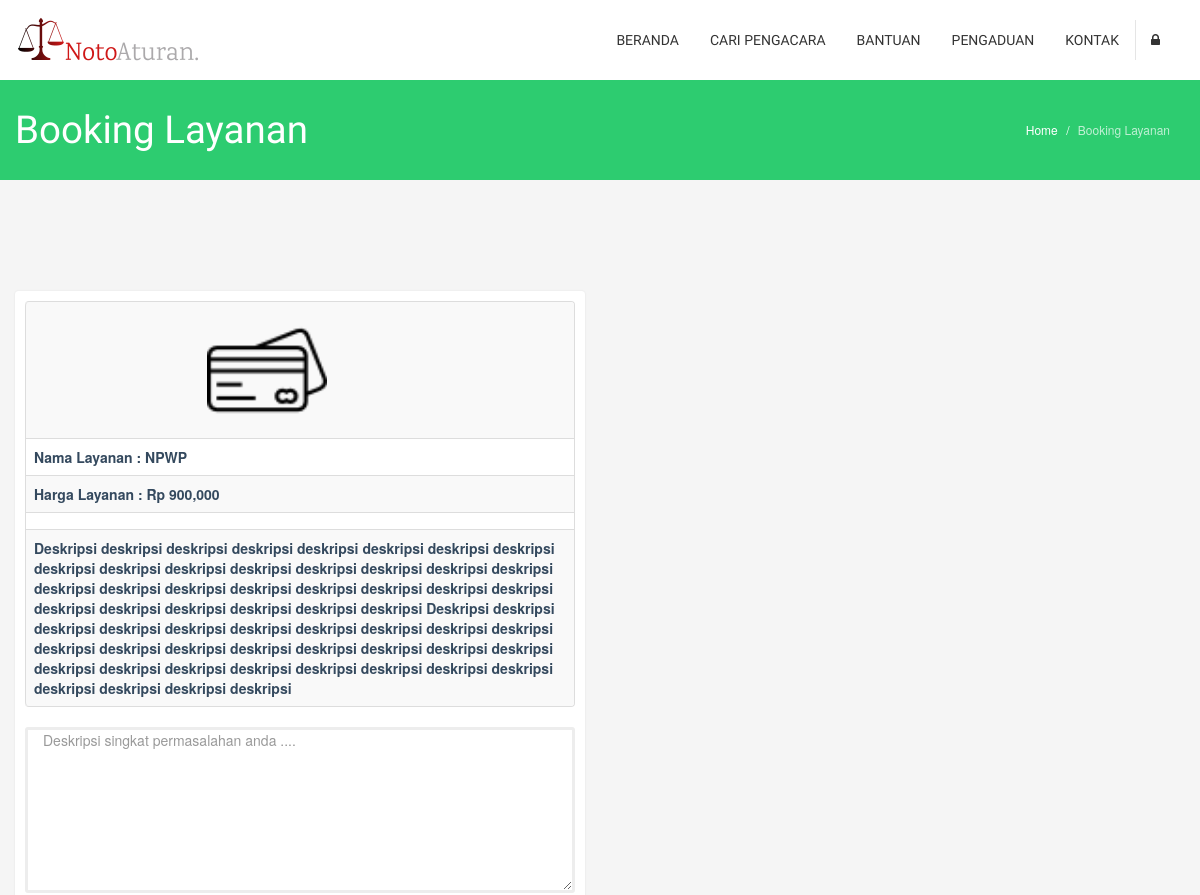
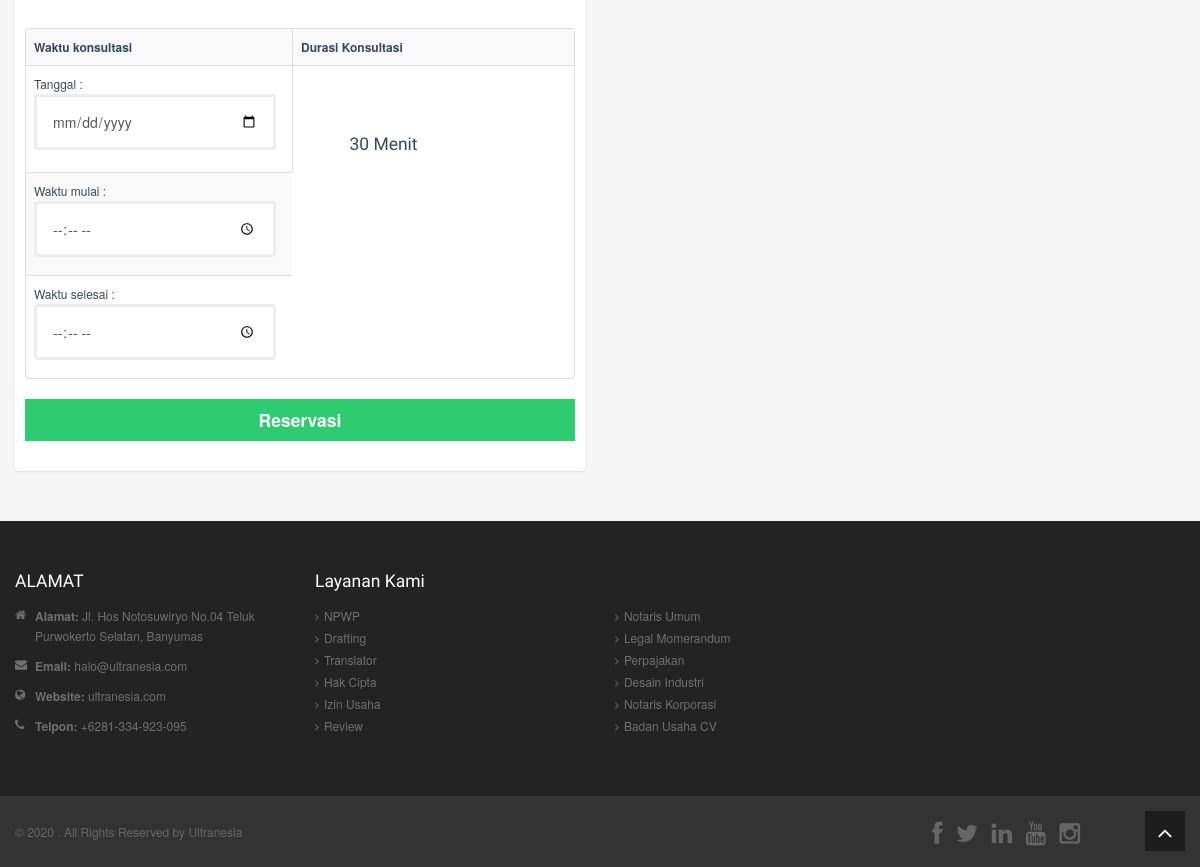
The page /Controller/pesan_layanan/1 on the database its author committed (2 pictures, top to bottom).
### tables this page shows
CREATE TABLE `tb_layanan` (
  `id_layanan` int(11) NOT NULL,
  `nama_layanan` varchar(50) NOT NULL,
  `deskripsi` varchar(700) NOT NULL,
  `harga` int(15) NOT NULL,
  `icon` varchar(50) NOT NULL
);

### application/controllers/Controller.php (called while the page is built, shortened)
<?php defined('BASEPATH') OR exit('No direct script access allowed');
class Controller extends CI_Controller {
	public function __construct(){
		$this->load->model('Model');
	}
	public function pesan_layanan($id){
		$data['dtl_layanan'] = $this->Model->get_where_layanan($id);
		$this->load->view('sub/head');
		$this->load->view('sub/header');
		$this->load->view('pesan_layanan',$data);
		$this->load->view('sub/footer');
		$this->load->view('sub/foot');
	}
}

### index.php (called while the page is built, shortened)
<?php
require_once BASEPATH.'core/CodeIgniter.php';

### application/models/Model.php (called while the page is built, shortened)
<?php defined('BASEPATH') OR exit('No direct script access allowed');
class Model extends CI_Model {
	public function get_where_layanan($id){
		$this->db->where('id_layanan',$id);
		return $this->db->get('tb_layanan')->result();
	}
}

### application/views/pesan_layanan.php (the view, shortened to what this page needs)
<section class="title">
    <div class="container">
        <div class="row-fluid">
            <div class="span6">
                <h1>Booking Layanan</h1>
            </div>
            <div class="span6">
                <ul class="breadcrumb pull-right">
                    <li><a href="<?= base_url('Controller') ?>">Home</a> <span class="divider">/</span></li>
                    <li class="active">Booking Layanan</li>
                </ul>
            </div>
        </div>
    </div>
</section>
<section id="about-us" align="center" class="container main">
    <div class="row" align="center">
        <aside class="span6" style="margin-top: 60px">
            <?php foreach ($dtl_layanan as $in){ ?>
            <div align="center box">
                <div class="box">
                    <table class="table table-bordered table-striped">
                        <tr>
                            <td>&nbsp;&nbsp;&nbsp;&nbsp;&nbsp;&nbsp;&nbsp;&nbsp;&nbsp;&nbsp;&nbsp;&nbsp;
                                <img src="<?=base_url('assets/images/'.$in->icon)?>" style="width: 120px"></td>
                        </tr>
                        <tr>
                            <td><h5>Nama Layanan : <?= $in->nama_layanan ?></h5></td>
                        </tr>
                        <tr>
                            <td><h5>Harga Layanan : <?= "Rp ".number_format($in->harga) ?></h5></td>
                        </tr>
                        <tr>
                            <td></td>
                        </tr>
                        <tr>
                            <td><h5><?= $in->deskripsi ?></h5></td>
                        </tr>
                    </table>
                    <form action="<?= base_url('Controller/proses_pesan_layanan') ?>" method="POST">
                    <div class="widget search">
                        <textarea name="ket_masalah" required="required" class="input-block-level" rows="8" placeholder="Deskripsi singkat permasalahan anda ...." required></textarea>
                    </div>
                    <table class="table table-bordered table-striped">
                        <tr>
                            <th>Waktu konsultasi</th>
                            <th>Durasi Konsultasi</th>
                        </tr>
                        <tr>
                            <td width="250">Tanggal : <input type="date" name="tgl" required></td>
                            <td><br><br><br><h4><i style="color: white">----------</i>30 Menit</h4></td>
                        </tr>
                        <tr>
                            <td>Waktu mulai : <input type="time" name="jam_mulai" required></td>
                        </tr>
                        <tr>
                            <td>Waktu selesai : <input type="time" name="jam_selesai" required></td>
                        </tr>
                    </table>
                    <button type="submit" class="btn btn-block btn-primary btn-large" onclick="return confirm('Pesan layanan dan lanjutkan ke pembayaran ?')"><b>Reservasi</b></button>
                    </form>
                </div>
                <?php } ?>
            </div>
        </aside>
    </div>
</section>

### assets/css/main.css (style rules this page uses)
.input-block-level { display:block;width:100%;min-height:30px;-webkit-box-sizing:border-box;-moz-box-sizing:border-box;box-sizing:border-box }
body { padding-top:80px;font-size:12px;color:#34495e;background:#f5f5f5 }
body h1,body h2,body h3,body h4,body .created { font-family:"Fjalla One";font-weight:normal }
body h5,body h6 { margin:0 }
body h3,body h4 { margin-top:0 }
.btn { -webkit-border-radius:0;-moz-border-radius:0;border-radius:0;border:0;background-image:none;text-shadow:none;-webkit-box-shadow:none;-moz-box-shadow:none;box-shadow:none }
.btn-primary { background-color:#2dcc70 }
a { color:#2dcc70;-webkit-transition:300ms;-moz-transition:300ms;-o-transition:300ms;transition:300ms }
body>section { padding:50px 0 }
.title { background:#2dcc70;color:#fff;padding:20px 0 }
.box { background-color:#fff;border-top:1px solid #f0f0f0;-webkit-box-shadow:0 1px 2px 0 rgba(0,0,0,0.1);box-shadow:0 1px 2px 0 rgba(0,0,0,0.1);padding:10px;-webkit-border-radius:4px;-moz-border-radius:4px;border-radius:4px }
ul.breadcrumb { margin:12px 0 0;background:transparent }
ul.breadcrumb>li { text-shadow:none }
ul.breadcrumb>li>a,ul.breadcrumb>li .divider { color:#fff }
ul.breadcrumb>li.active { color:rgba(255,255,255,0.7) }
select,textarea,input[type="text"],input[type="password"],input[type="datetime"],input[type="datetime-local"],input[type="date"],input[type="month"],input[type="time"],input[type="week"],input[type="number"],input[type="email"],input[type="url"],input[type="search"],input[type="tel"],input[type="color"],.uneditable-input { -webkit-border-radius:3px;-moz-border-radius:3px;border-radius:3px;-webkit-box-shadow:none;-moz-box-shadow:none;box-shadow:none;min-height:50px;padding:0 15px;border:3px solid #ededed }
.input-block-level { min-height:50px }
.widget { margin-bottom:30px }

### rows shown on the page
tb_layanan: icon (picture), nama_layanan "NPWP", harga "900,000", deskripsi "Deskripsi deskripsi deskripsi deskripsi deskripsi deskripsi deskripsi deskripsi deskripsi deskripsi deskripsi deskripsi deskripsi deskripsi deskripsi deskripsi deskripsi deskripsi deskripsi deskripsi deskripsi deskripsi deskripsi deskripsi deskripsi deskripsi deskripsi deskripsi deskripsi deskripsi Deskripsi deskripsi deskripsi deskripsi deskripsi deskripsi deskripsi deskripsi deskripsi deskripsi deskripsi deskripsi deskripsi deskripsi deskripsi deskripsi deskripsi deskripsi deskripsi deskripsi deskripsi deskripsi deskripsi deskripsi deskripsi deskripsi deskripsi deskripsi deskripsi deskripsi"
